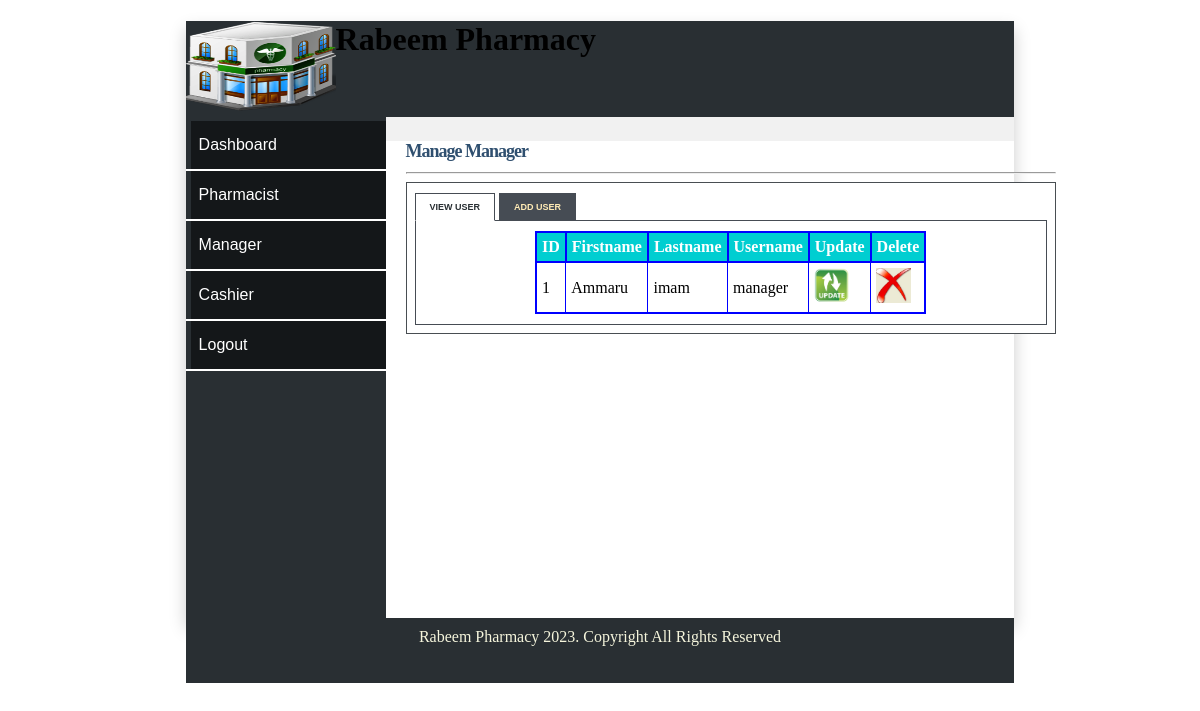
Page /admin_manager.php (signed in) on the committed database.
### tables this page shows
CREATE TABLE `manager` (
  `manager_id` tinyint(5) NOT NULL,
  `first_name` varchar(15) NOT NULL,
  `last_name` varchar(15) NOT NULL,
  `staff_id` varchar(10) NOT NULL,
  `postal_address` varchar(20) NOT NULL,
  `phone` varchar(12) NOT NULL,
  `email` varchar(20) NOT NULL,
  `username` varchar(10) NOT NULL,
  `password` varchar(10) NOT NULL,
  `date` datetime NOT NULL
);

### admin_manager.php (the view, shortened to what this page needs)
<!DOCTYPE html>
<html>
<head>
<link rel="stylesheet" type="text/css" href="style/mystyle.css">
<link rel="stylesheet" href="style/style.css" type="text/css" media="screen" />
<link rel="stylesheet" href="style/table.css" type="text/css" media="screen" />
</head>
<body>
<div id="content">
<div id="header">
<h1><a href="#"><img src="images/hd_logo.jpg"></a> Rabeem Pharmacy</h1></div>
<div id="left_column">
<div id="button">
<ul>
			<li><a href="admin.php">Dashboard</a></li>
			<li><a href="admin_pharmacist.php">Pharmacist</a></li>
			<li><a href="admin_manager.php">Manager</a></li>
			<li><a href="admin_cashier.php">Cashier</a></li>
			<li><a href="logout.php">Logout</a></li>
		</ul>
</div>
		</div>
<div id="main">
<div id="tabbed_box" class="tabbed_box">
    <h4>Manage Manager</h4>
<hr/>
    <div class="tabbed_area">
        <ul class="tabs">
            <li><a href="javascript:tabSwitch('tab_1', 'content_1');" id="tab_1" class="active">View User</a></li>
            <li><a href="javascript:tabSwitch('tab_2', 'content_2');" id="tab_2">Add User</a></li>
        </ul>
        <div id="content_1" class="content">
			<?php echo $message;
        include_once('connect_db.php');
        $result = mysqli_query($con,"SELECT * FROM manager")
                or die(mysqli_error($con));
        echo "<table border='1' cellpadding='5' align='center'>";
        echo "<tr> <th>ID</th><th>Firstname </th> <th>Lastname </th> <th>Username </th><th>Update </th><th>Delete</th></tr>";
        while($row = mysqli_fetch_array( $result )) {
                echo "<tr>";
                echo '<td>' . $row['manager_id'] . '</td>';
                echo '<td>' . $row['first_name'] . '</td>';
				echo '<td>' . $row['last_name'] . '</td>';
				echo '<td>' . $row['username'] . '</td>';
				?>
				<td><a href="update_manager.php?username=<?php echo $row['username']?>"><img src="images/update-icon.png" width="35" height="35" border="0" /></a></td>
				<td><a href="delete_manager.php?manager_id=<?php echo $row['manager_id']?>"><img src="images/delete-icon.jpg" width="35" height="35" border="0" /></a></td>
				<?php
		 }
        echo "</table>";
?>
        </div>
    </div>
</div>
</div>
<div id="footer" align="Center"> Rabeem Pharmacy 2023. Copyright All Rights Reserved</div>
</div>
</body>
</html>

### style/mystyle.css (style rules this page uses)
body { margin-top: 0px; padding-top: 0px; }
#content { margin: auto; background: #fff; max-width: 70%; height: 600px; background: #f1f1f1; box-shadow: 0 8px 16px 0 rgba(0,0,0,0.2); }
#header { width: inherit; height: 96px; background: #292F33; margin-top: 10px; }
#header img { float:left; height: 90px; width: 150px; }
#left_column { clear: all; float: left; width: 200px; height: 501px; background: #292F33; }
#main { clear: all; width: inherit; height: 470px; background: #fff; }
#button { width: 12.5em; padding: 0 0 1em 0; margin-top: 0.2em; margin-bottom: 1em; font-family: 'Trebuchet MS', 'Lucida Grande', Verdana, Arial, Sans-serif; color: #333; }
#button ul { list-style: none; margin: 0; padding: 0; border: none; }
#button li { border-bottom: 2px solid #fff; margin: 0; list-style: none; list-style-image: none; }
#button li a { display: block; padding: 15px 15px 15px 0.5em; border-left: 5px solid #292F33; border-right: 5px solid #292F33Z`; background-color: rgba(0, 0, 0, 0.5); color: #fff; text-decoration: none; width: 100%; }
html>body #button li a { width: auto; }
#footer { width: inherit; height: 55px; background: #292f33; clear: all; color: beige; padding-top: 10px; font-family: lucida console; }

### style/style.css (style rules this page uses)
#tabbed_box { margin: 0px auto 0px 220px; width: 650px; }
.tabbed_box h4 { font-size: 18px; color:#2F4F6F; letter-spacing:-1px; margin-bottom:10px; }
.tabbed_area { border: 1px solid #494e52; background-color: #fff; padding: 8px; }
ul.tabs { margin: 0px; padding: 0px; margin-top: 5px; margin-bottom: 6px; }
ul.tabs li { list-style: none; display: inline; }
ul.tabs li a { background-color: #464c54; color: #ffebb5; padding: 8px 14px 8px 14px; text-decoration: none; font-size: 9px; font-family: Verdana, Arial, Helvetica, sans-serif; font-weight: bold; text-transform: uppercase; border: 1px solid #464c54; }
ul.tabs li a.active { background-color: #ffffff; color: #282e32; border: 1px solid #464c54; border-bottom: 1px solid #ffffff; }
.content { background-color: #ffffff; padding: 10px; border: 1px solid #464c54; }

### style/table.css (style rules this page uses)
table { border-collapse:collapse; }
table,th { border: 2px solid blue; }
th { background-color: #00CED1; color:white; }

### admin_manager.php (style rules this page uses)
#main { height: 477px; }

### rows in the picture
manager: manager_id "1", first_name "Ammaru", last_name "imam", username "manager"
